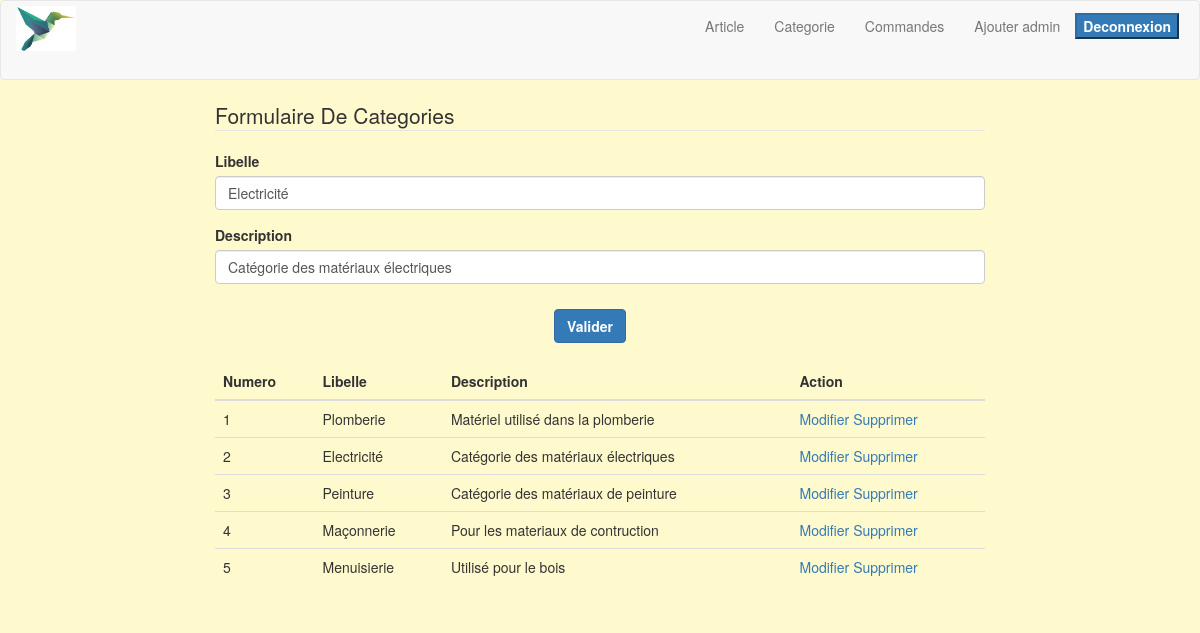
The page /categories.php?id=2 on the database its author committed.
### tables this page shows
CREATE TABLE `categories` (
  `id` int(11) NOT NULL,
  `libelle` varchar(50) NOT NULL,
  `description` text NOT NULL
);

### categories.php (the view, shortened to what this page needs)
<?php
	include('menu.php');
	if (isset($_GET['id'])){
	$update="SELECT * FROM categories WHERE id=".$_GET['id'];
	$res=mysqli_query($link, $update);
	$dataU=mysqli_fetch_array($res);
}
?>
<!DOCTYPE html>
<html lang="fr">
	<head>
		<link rel="stylesheet" href="css/bootstrap.css" >
		<link rel="stylesheet" href="css/styles.css" >
	</head>
	<body>
		<div class="container-fluid">
			<div class="row">
				<div class="col-md-2"></div>
				<div class="col-md-8">
					<form action="" method="POST" role="form">
						<legend>Formulaire De Categories</legend>
						<div class="form-group">
							<label for="">Libelle</label>
							<input name="libelle" value="<?php if (isset ($_GET['id'])) echo $dataU['libelle']; ?>" type="text" class="form-control" id="libelle" placeholder="Entrer le libelle">
						</div>
						<div>
							<label for="">Description</label>
							<input name="description" value="<?php if (isset ($_GET['id'])) echo $dataU['description']; ?>" type="text" class="form-control" id="" placeholder="Donnez la description">
						</div>
						<div style="text-align: center;">
						<button name="btnValider" type="submit" class="btn btn-primary " id="btnValider">Valider</button>
						</div>
					</form>
				</div>
				<div class="col-md-2"></div>
			</div>
<br>
			<div class="row">
				<div class=" col-md-offset-2 col-md-8 ">
				<table class="table">
					<thead>
						<tr>
							<th>Numero</th>
							<th>Libelle</th>
							<th>Description</th>
							<th>Action</th>
						</tr>
					</thead>
					<tbody>
						<?php
							$n=1;
							$list=" SELECT * FROM categories";
							$res= mysqli_query($link,$list);
	while ($data = mysqli_fetch_array($res)){
						 ?>
						<tr>
							<td> <?php echo $n; ?> </td>
							<td><?php echo $data['libelle']; ?></td>
							<td><?php echo $data['description']; ?></td>
							<td>
								<a href="?id=<?php echo $data['id']; ?>">Modifier</a>
								<a href="?sup=<?php echo $data['id']; ?>">Supprimer</a>
							</td>
						</tr>
						<?php $n++;
						 } ?>
					</tbody>
				</table>
			</div>
			</div>
		</div>
</body>
</html>

### css/styles.css (style rules this page uses)
body { background-color: lemonchiffon; }
.btn-primary { margin-top: 25px; margin-right: 20px; font-weight: bold; }

### rows shown on the page
categories: libelle "Electricité", description "Catégorie des matériaux électriques"
categories: libelle "Plomberie", description "Matériel utilisé dans la plomberie"
categories: libelle "Peinture", description "Catégorie des matériaux de peinture"
categories: libelle "Maçonnerie", description "Pour les materiaux de contruction"
categories: libelle "Menuisierie", description "Utilisé pour le bois"
